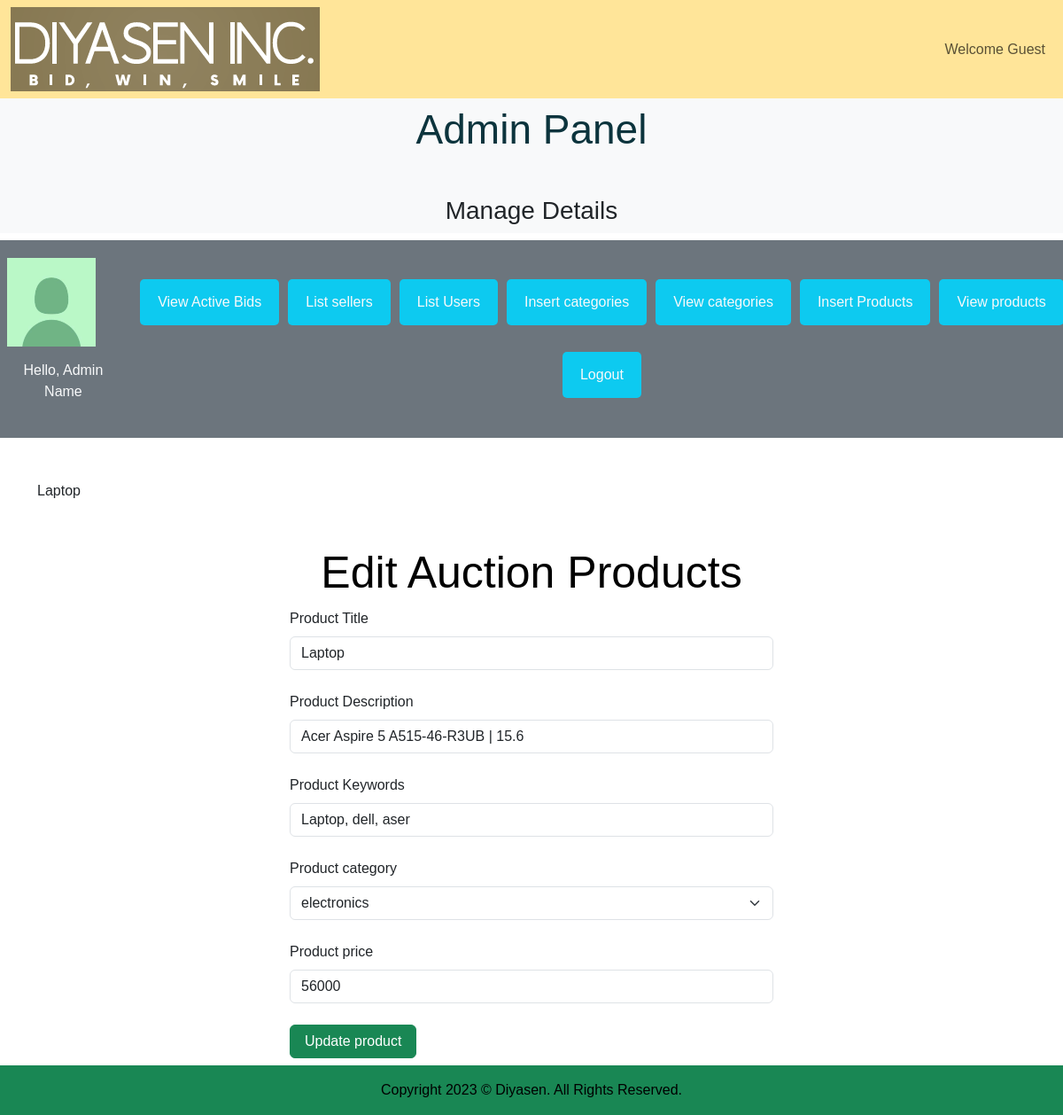
The app's page /admin_area/index.php?edit_products=7 with its own data.
### tables this page shows
CREATE TABLE `products` (
  `product_id` int(11) NOT NULL,
  `product_title` varchar(100) NOT NULL,
  `product_description` varchar(255) NOT NULL,
  `product_keywords` varchar(255) NOT NULL,
  `category_id` int(11) NOT NULL,
  `product_image1` varchar(255) NOT NULL,
  `product_image2` varchar(255) NOT NULL,
  `product_image3` varchar(255) NOT NULL,
  `product_price` varchar(100) NOT NULL,
  `date` timestamp NOT NULL DEFAULT current_timestamp() ON UPDATE current_timestamp(),
  `status` varchar(100) NOT NULL
);

CREATE TABLE `categories` (
  `category_id` int(11) NOT NULL,
  `category_title` varchar(100) NOT NULL
);

### admin_area/edit_products.php (the view, shortened to what this page needs)
<?php
if (isset($_GET['edit_products'])) {
    $edit_id = $_GET['edit_products'];
    $get_data = "SELECT * FROM `products` WHERE product_id = $edit_id";
    $result = mysqli_query($con, $get_data);
    $row = mysqli_fetch_assoc($result);
    $product_title = $row['product_title'];
    echo $product_title;
    $product_description = $row['product_description'];
    $product_keywords = $row['product_keywords'];
    $category_id = $row['category_id'];
    $product_price = $row['product_price'];
}
$select_category = "SELECT * FROM `categories` WHERE category_id = $category_id";
$result_category = mysqli_query($con, $select_category);
$row_category = mysqli_fetch_assoc($result_category);
$category_title = $row_category['category_title'];
?>
<div class="container mt-5">
    <h1 class="text-center">Edit Auction Products</h1>
    <form action="" method="post" enctype="multipart/form-data">
        <div class="form-outline w-50 m-auto mb-4">
            <label for="product_title" class="form-label">Product Title</label>
            <input type="text" id="product_title" name="product_title" value="<?php echo $product_title ?>" class="form-control" required="required">
        </div>
        <div class="form-outline w-50 m-auto mb-4">
            <label for="product_desc" class="form-label">Product Description</label>
            <input type="text" id="product_desc" name="product_desc" value="<?php echo $product_description ?>" class="form-control" required="required">
        </div>
        <div class="form-outline w-50 m-auto mb-4">
            <label for="product_keywords" class="form-label">Product Keywords</label>
            <input type="text" id="product_keywords" name="product_keywords" value="<?php echo $product_keywords ?>" class="form-control" required="required">
        </div>
        <div class="form-outline w-50 m-auto mb-4">
            <label for="product_category" class="form-label">Product category</label>
            <select name="product_category" class="form-select">
                <option value="<?php echo $category_id ?>"><?php echo $category_title ?></option>
            </select>
        </div>
        <div class="form-outline w-50 m-auto mb-4">
            <label for="product_price" class="form-label">Product price</label>
            <input type="text" id="product_price" name="product_price" value="<?php echo $product_price ?>" class="form-control" required="required">
        </div>
        <div class="w-50 m-auto">
            <input type="submit" id="edit_product" name="edit_product" class="btn btn-success px-3 mb-3" value="Update product">
        </div>
    </form>
</div>

### homestyle.css (style rules this page uses)
* { margin: 0; padding: 0; box-sizing: border-box; font-family: 'Spartan', sans-serif; }
h1 { font-size: 50px; line-height: 64px; color: black; }
body { width: 100%; }

### records on screen
products: product_title "Laptop", product_keywords "Laptop, dell, aser", product_price "56000"
categories: product_category "electronics"
